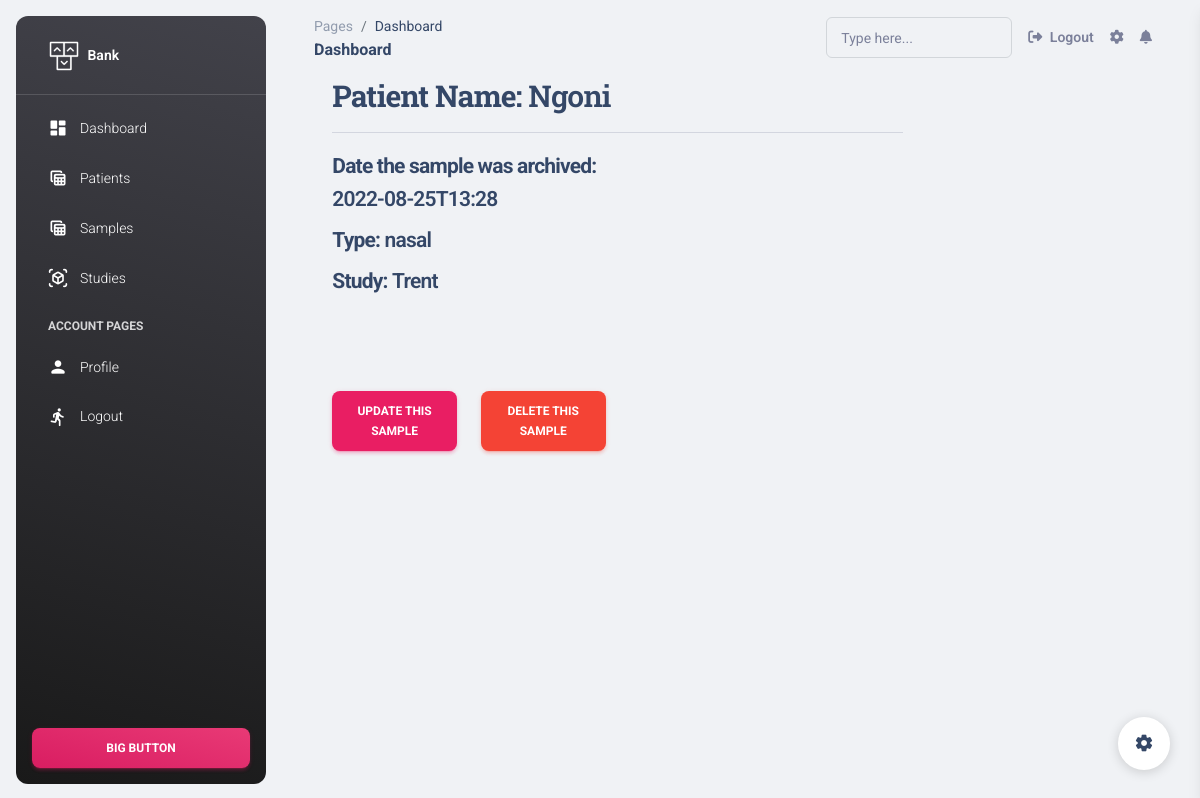
Page /2/detail_sample/ on the committed database.
### apps/home/models.py (models this page shows, shortened)
class Sample(models.Model):
    name = models.CharField(max_length=100)
    study = models.ForeignKey(Study, on_delete=models.CASCADE)
    type = models.CharField(max_length=100)
    aliquoted = models.BooleanField(default=False)
    date_of_archive = models.CharField(max_length=200)
    patient = models.ForeignKey(Patient, on_delete=models.CASCADE)

class Patient(models.Model):
    sex = [("Male","Male"),("Female","Female"),("n/a","n/a")]
    id = models.AutoField(primary_key=True)
    name = models.CharField(max_length=200)
    dob = models.CharField(max_length=200)
    gender = models.CharField(choices=sex,max_length=10)
    phone = models.CharField(max_length=20, default="0783872345")
    age = models.CharField(max_length=20, default="1")
    study = models.ForeignKey(Study, on_delete=models.CASCADE, default=1)
    def __str__(self) -> str:
        return self.name

class Study(models.Model):
    statuses = [("On going","On going"),("Ended","Ended"),("n/a","n/a")]
    id = models.AutoField(primary_key=True)
    name = models.CharField(max_length=200)
    narrative_name= models.CharField(max_length=500, default="sadf asd fadfg arsg dvadhf dgjhbn")
    status = models.CharField(choices=statuses,max_length=200, default="On going")
    def __str__(self) -> str:
        return self.name

### apps/home/views.py (the view)
# urls.py: re_path(r'^(?P<sampleid>\d+)/detail_sample/$',views.sampleDetails, name='sampleDetails'),
def sampleDetails(request,sampleid):
    sample = get_object_or_404(Sample, id=sampleid)
    context={'sample':sample}
    context['sampleTabActive'] = True
    return render(request, 'samples/view_sample.html', context)

### apps/context_processors.py (called while the page is built)
def cfg_assets_root(request):
    return { 'ASSETS_ROOT' : settings.ASSETS_ROOT }

### apps/templates/samples/view_sample.html (shortened to what this page needs)
{% extends "layouts/base.html" %}
{% load humanize %}
{% block content %}
    <div style="margin-left: 5%;" class="row">
        <div class="col-md-offset-2 col-md-8">
            {% if sample %}
                <h3><b>Patient Name: </b>{{sample.patient}}</h3><hr>
                <div class="row">
                    <div class="col-md-6">
                    <h4><small><b>Date the sample was archived: </b> {{sample.date_of_archive}}</h4>
                        <h4><small><b>Type: </b> {{sample.type}}</h4>
                            <h4><small><b>Study: </b> {{sample.study}}</h4>
                    </div>
                </div>
        <div style="margin-top: 15%;" class="row">
                        <div class="col-md-3">
                                        <a href="{% url 'edit_sample' sample.id %}" class="btn btn-primary pull-right">Update This sample </a>
                                    </div>
                                    <div class="col-md-3">
                                        <a href="{% url 'remove_sample' sample.id %}" class="btn btn-danger pull-right">Delete This sample</a>
                                    </div>
            </div>
            {% else %}
                <h3>Not available</h3>
            {% endif %}
        </div>
    </div>
{% endblock %}

### rows in the picture
Sample: patient "Ngoni", date_of_archive "2022-08-25T13:28", type "nasal", study "Trent"
